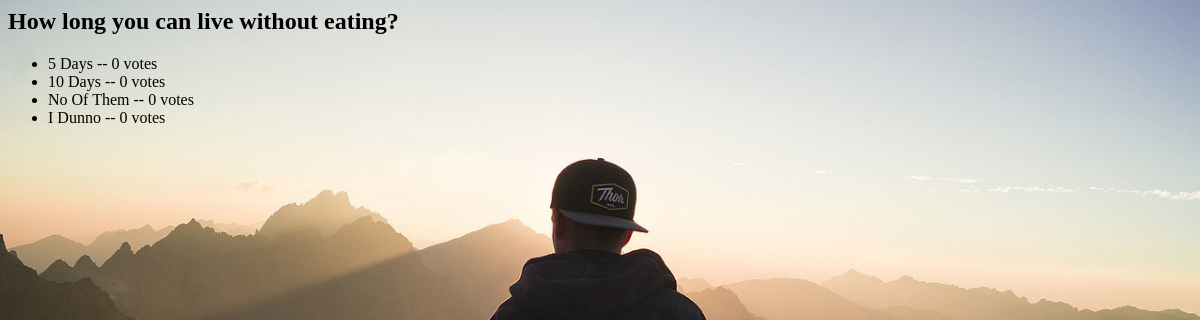
Page /polls/6/results/ on the committed database.
### polls/models.py (models this page shows, shortened)
class Question(models.Model):
    question_text = models.CharField(max_length=200)
    pub_date = models.DateTimeField('date published', auto_now=True)
    is_availabe = models.BooleanField(default=True)
    popularity = models.IntegerField(default=0)

class Choice(models.Model):
    question = models.ForeignKey(Question, on_delete=models.CASCADE)
    choice_text = models.CharField(max_length=200)
    votes = models.IntegerField(default=0)

### polls/views.py (the view)
# urls.py: path('<int:question_id>/results/', views.results, name='results'),
def results(request, question_id):
    question = get_object_or_404(Question, pk=question_id)
    context = {'question': question}
    return render(request, 'polls/results.html', context)

### polls/templates/polls/results.html (shortened to what this page needs)
{% load static %}
<link rel="stylesheet" type="text/css" href="{% static 'polls/style.css' %}">
<!DOCTYPE html>
<html lang="en">
<head>
</head>
<body>
    <h2>{{ question.question_text }}</h2>
    <ul>
        {% for choice in question.choice_set.all %}
            <li>{{ choice.choice_text }} -- {{ choice.votes }} vote{{ choice.votes|pluralize }}</li>
        {% endfor %}
    </ul>
</body>
</html>

### polls/static/polls/style.css (style rules this page uses)
body { background: white url("images/post.jpg"); background-repeat: no-repeat; justify-content: center; align-items: center; max-height: 500px; background-size: cover; }

### rows in the picture
Question: question_text "How long you can live without eating?"
Choice: choice_text "5 Days", votes "0"
Choice: choice_text "10 Days", votes "0"
Choice: choice_text "No Of Them", votes "0"
Choice: choice_text "I Dunno", votes "0"
